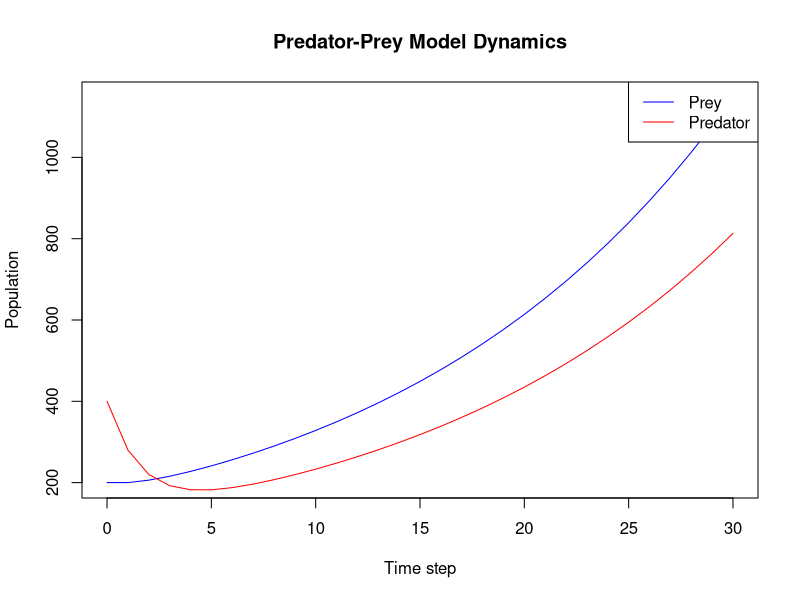
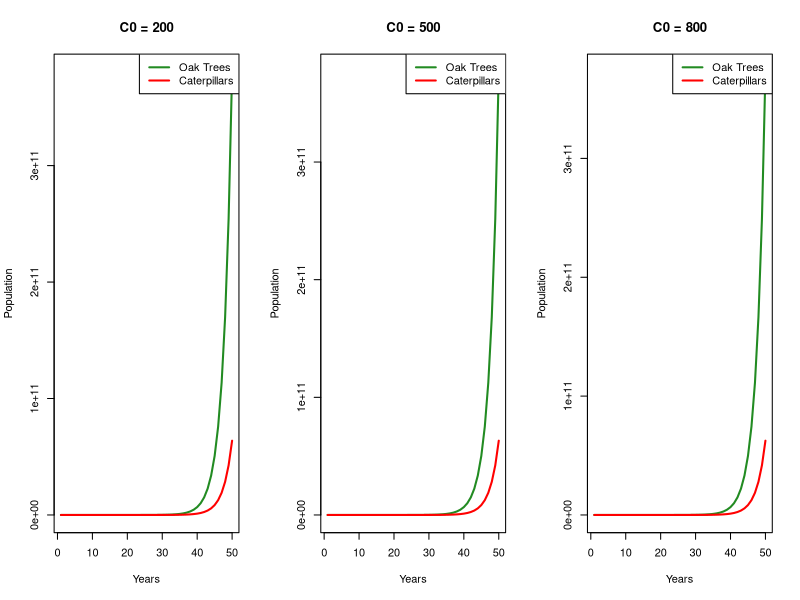

Write the R code that produced these figures, in order.
#Rashmeet Kaur(14401012022)
#PRACTICAL-8
#Predator-Prey Model

prey_predator_eq = function(x_0, y_0, alpha, beta, gamma, delta, t){
  x = x_0
  y = y_0
  for(n in 1:t){
    x[n+1] = (1 + alpha) * x[n] - beta * y[n]
    y[n+1] = (1 - gamma) * y[n] + delta * x[n]
  }
  return(list(D = x, T = y))
}
#parameters
alpha = 0.1 # growth rate of prey
beta = 0.05 # predation rate
delta = 0.4 # rate ate which predators increase by consuming prey
gamma = 0.5 # mortality rate of predators
t = 30 # number of time steps

#initial populations
x_0 = 200 #initial prey population
y_0 = 400 #initial predator population

result = prey_predator_eq(x_0, y_0, alpha, beta, gamma, delta, t)

#plot the populations
plot(0:t, result$D, type = "l", col ="blue", 
     xlab = "Time step", ylab = "Population", main = "Predator-Prey Model Dynamics")
lines(0:t, result$T, col = "red")
legend("topright", legend = c("Prey", "Predator"), col = c("blue", "red"), lty = 1)

#analyze the dynamics
cat("Final prey population:" ,result$D[t+1], "\n")
cat("Final predator population:" ,result$T[t+1], "\n")


#-------------------------------------------------------------------------------------------------------------------
#Rashmeet Kaur(14401012022)
#PRACTICE ASSIGNMENT [Q1]
# Parameters
alpha <- 0.5  # Growth rate of oak trees
beta <- 0.02  # Caterpillar effect on oak trees
gamma <- 0.1  # Caterpillar decay rate
delta <- 0.1  # Oak tree effect on caterpillars

# Initial conditions
O0 <- 1000  # Initial oak tree population
C0_values <- c(200, 500, 800)  # Initial caterpillar populations
n_years <- 50  # Number of years to simulate

# Function to simulate population dynamics
simulate_population <- function(O0, C0, alpha, beta, gamma, 
                                delta, n_years) {
  # Initialize vectors to store populations over time
  O <- numeric(n_years)
  C <- numeric(n_years)
  
  # Set initial conditions
  O[1] <- O0
  C[1] <- C0
  
  # Simulate over time
  for (n in 1:(n_years - 1)) {
    O[n + 1] <- (1 + alpha) * O[n] - beta * C[n]
    C[n + 1] <- (1 - gamma) * C[n] + delta * O[n]
  }
  
  return(list(O = O, C = C))
}

# Simulate for each initial caterpillar population
results <- lapply(C0_values, function(C0) {
  simulate_population(O0, C0, alpha, beta, gamma, delta, n_years)
})

# Plot results
par(mfrow = c(1, 3))  # Create a 1x3 plotting area
for (i in seq_along(C0_values)) {
  C0 <- C0_values[i]
  O <- results[[i]]$O
  C <- results[[i]]$C
  
  plot(1:n_years, O, type = "l", col = "forestgreen", lwd = 2, ylim = range(c(O, C)),
       xlab = "Years", ylab = "Population", main = paste("C0 =", C0))
  lines(1:n_years, C, col = "red", lwd = 2)
  legend("topright", legend = c("Oak Trees", "Caterpillars"), 
         col = c("forestgreen", "red"), lty = 1, lwd = 2)
}
